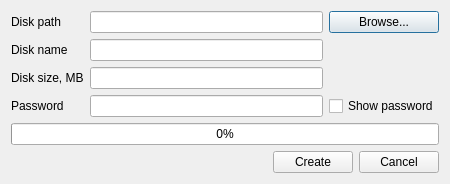
<?xml version="1.0" encoding="UTF-8"?>
<ui version="4.0">
 <class>CreateNewDiskDialog</class>
 <widget class="QDialog" name="CreateNewDiskDialog">
  <property name="geometry">
   <rect>
    <x>0</x>
    <y>0</y>
    <width>450</width>
    <height>179</height>
   </rect>
  </property>
  <property name="windowTitle">
   <string>Create new disk</string>
  </property>
  <property name="modal">
   <bool>true</bool>
  </property>
  <layout class="QVBoxLayout" name="verticalLayout">
   <item>
    <layout class="QGridLayout" name="gridLayout">
     <item row="3" column="1">
      <widget class="QLineEdit" name="linePassword">
       <property name="maxLength">
        <number>16</number>
       </property>
       <property name="echoMode">
        <enum>QLineEdit::Password</enum>
       </property>
      </widget>
     </item>
     <item row="3" column="0">
      <widget class="QLabel" name="label_3">
       <property name="text">
        <string>Password</string>
       </property>
      </widget>
     </item>
     <item row="2" column="0">
      <widget class="QLabel" name="label_2">
       <property name="text">
        <string>Disk size, MB</string>
       </property>
      </widget>
     </item>
     <item row="2" column="1">
      <widget class="QLineEdit" name="lineSize"/>
     </item>
     <item row="0" column="0">
      <widget class="QLabel" name="label">
       <property name="text">
        <string>Disk path</string>
       </property>
      </widget>
     </item>
     <item row="0" column="3">
      <widget class="QPushButton" name="btnBrowse">
       <property name="text">
        <string>Browse...</string>
       </property>
      </widget>
     </item>
     <item row="0" column="1">
      <widget class="QLineEdit" name="linePath">
       <property name="readOnly">
        <bool>true</bool>
       </property>
      </widget>
     </item>
     <item row="1" column="0">
      <widget class="QLabel" name="label_4">
       <property name="text">
        <string>Disk name</string>
       </property>
      </widget>
     </item>
     <item row="1" column="1">
      <widget class="QLineEdit" name="lineName"/>
     </item>
     <item row="3" column="3">
      <widget class="QCheckBox" name="checkShowPwd">
       <property name="text">
        <string>Show password</string>
       </property>
       <property name="checked">
        <bool>false</bool>
       </property>
      </widget>
     </item>
    </layout>
   </item>
   <item>
    <widget class="QProgressBar" name="progressBar">
     <property name="value">
      <number>0</number>
     </property>
    </widget>
   </item>
   <item>
    <layout class="QHBoxLayout" name="horizontalLayout">
     <item>
      <spacer name="horizontalSpacer">
       <property name="orientation">
        <enum>Qt::Horizontal</enum>
       </property>
       <property name="sizeHint" stdset="0">
        <size>
         <width>40</width>
         <height>20</height>
        </size>
       </property>
      </spacer>
     </item>
     <item>
      <widget class="QPushButton" name="btnCreate">
       <property name="text">
        <string>Create</string>
       </property>
      </widget>
     </item>
     <item>
      <widget class="QPushButton" name="btnCancel">
       <property name="text">
        <string>Cancel</string>
       </property>
      </widget>
     </item>
    </layout>
   </item>
  </layout>
 </widget>
 <resources/>
 <connections/>
</ui>
